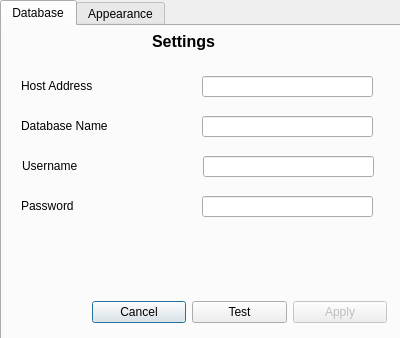
<?xml version="1.0" encoding="UTF-8"?>
<ui version="4.0">
 <class>Settings</class>
 <widget class="QDialog" name="Settings">
  <property name="geometry">
   <rect>
    <x>0</x>
    <y>0</y>
    <width>400</width>
    <height>338</height>
   </rect>
  </property>
  <property name="windowTitle">
   <string>Dialog</string>
  </property>
  <widget class="QTabWidget" name="tabWidget">
   <property name="enabled">
    <bool>true</bool>
   </property>
   <property name="geometry">
    <rect>
     <x>0</x>
     <y>0</y>
     <width>401</width>
     <height>341</height>
    </rect>
   </property>
   <property name="currentIndex">
    <number>0</number>
   </property>
   <widget class="QWidget" name="tab">
    <attribute name="title">
     <string>Database</string>
    </attribute>
    <widget class="QLineEdit" name="hostAddr">
     <property name="geometry">
      <rect>
       <x>200</x>
       <y>50</y>
       <width>171</width>
       <height>21</height>
      </rect>
     </property>
    </widget>
    <widget class="QLineEdit" name="username">
     <property name="geometry">
      <rect>
       <x>201</x>
       <y>130</y>
       <width>171</width>
       <height>21</height>
      </rect>
     </property>
    </widget>
    <widget class="QLabel" name="label_2">
     <property name="geometry">
      <rect>
       <x>150</x>
       <y>0</y>
       <width>101</width>
       <height>31</height>
      </rect>
     </property>
     <property name="font">
      <font>
       <pointsize>12</pointsize>
       <weight>75</weight>
       <bold>true</bold>
      </font>
     </property>
     <property name="text">
      <string>Settings</string>
     </property>
     <property name="textFormat">
      <enum>Qt::AutoText</enum>
     </property>
    </widget>
    <widget class="QLineEdit" name="DBName">
     <property name="geometry">
      <rect>
       <x>200</x>
       <y>90</y>
       <width>171</width>
       <height>21</height>
      </rect>
     </property>
    </widget>
    <widget class="QLabel" name="label_3">
     <property name="geometry">
      <rect>
       <x>19</x>
       <y>90</y>
       <width>121</width>
       <height>20</height>
      </rect>
     </property>
     <property name="text">
      <string>Database Name</string>
     </property>
    </widget>
    <widget class="QLineEdit" name="password">
     <property name="geometry">
      <rect>
       <x>200</x>
       <y>170</y>
       <width>171</width>
       <height>21</height>
      </rect>
     </property>
     <property name="inputMethodHints">
      <set>Qt::ImhHiddenText|Qt::ImhNoAutoUppercase|Qt::ImhNoPredictiveText|Qt::ImhSensitiveData</set>
     </property>
     <property name="text">
      <string/>
     </property>
     <property name="echoMode">
      <enum>QLineEdit::Password</enum>
     </property>
    </widget>
    <widget class="QWidget" name="layoutWidget">
     <property name="geometry">
      <rect>
       <x>90</x>
       <y>270</y>
       <width>295</width>
       <height>32</height>
      </rect>
     </property>
     <layout class="QHBoxLayout" name="horizontalLayout_5">
      <item>
       <widget class="QPushButton" name="cancel">
        <property name="text">
         <string>Cancel</string>
        </property>
       </widget>
      </item>
      <item>
       <widget class="QPushButton" name="test">
        <property name="text">
         <string>Test</string>
        </property>
        <property name="default">
         <bool>true</bool>
        </property>
       </widget>
      </item>
      <item>
       <widget class="QPushButton" name="apply">
        <property name="enabled">
         <bool>false</bool>
        </property>
        <property name="text">
         <string>Apply</string>
        </property>
        <property name="default">
         <bool>true</bool>
        </property>
       </widget>
      </item>
     </layout>
    </widget>
    <widget class="QLabel" name="label_5">
     <property name="geometry">
      <rect>
       <x>19</x>
       <y>170</y>
       <width>121</width>
       <height>20</height>
      </rect>
     </property>
     <property name="text">
      <string>Password</string>
     </property>
    </widget>
    <widget class="QLabel" name="label">
     <property name="geometry">
      <rect>
       <x>19</x>
       <y>50</y>
       <width>121</width>
       <height>20</height>
      </rect>
     </property>
     <property name="text">
      <string>Host Address</string>
     </property>
    </widget>
    <widget class="QLabel" name="label_4">
     <property name="geometry">
      <rect>
       <x>20</x>
       <y>130</y>
       <width>121</width>
       <height>20</height>
      </rect>
     </property>
     <property name="text">
      <string>Username</string>
     </property>
    </widget>
   </widget>
   <widget class="QWidget" name="tab_2">
    <attribute name="title">
     <string>Appearance</string>
    </attribute>
    <widget class="QWidget" name="layoutWidget_2">
     <property name="geometry">
      <rect>
       <x>90</x>
       <y>240</y>
       <width>295</width>
       <height>32</height>
      </rect>
     </property>
     <layout class="QHBoxLayout" name="horizontalLayout_7">
      <item>
       <widget class="QPushButton" name="cancel_6">
        <property name="text">
         <string>Cancel</string>
        </property>
       </widget>
      </item>
      <item>
       <widget class="QPushButton" name="applyAppearance">
        <property name="enabled">
         <bool>true</bool>
        </property>
        <property name="text">
         <string>Apply</string>
        </property>
        <property name="default">
         <bool>true</bool>
        </property>
       </widget>
      </item>
     </layout>
    </widget>
    <widget class="QWidget" name="layoutWidget">
     <property name="geometry">
      <rect>
       <x>192</x>
       <y>100</y>
       <width>181</width>
       <height>24</height>
      </rect>
     </property>
     <layout class="QHBoxLayout" name="horizontalLayout_6">
      <item alignment="Qt::AlignHCenter|Qt::AlignVCenter">
       <widget class="QLabel" name="label_6">
        <property name="text">
         <string>Night Mode</string>
        </property>
       </widget>
      </item>
      <item alignment="Qt::AlignHCenter|Qt::AlignVCenter">
       <widget class="QCheckBox" name="nightmode">
        <property name="text">
         <string/>
        </property>
       </widget>
      </item>
     </layout>
    </widget>
   </widget>
  </widget>
 </widget>
 <resources/>
 <connections/>
</ui>
